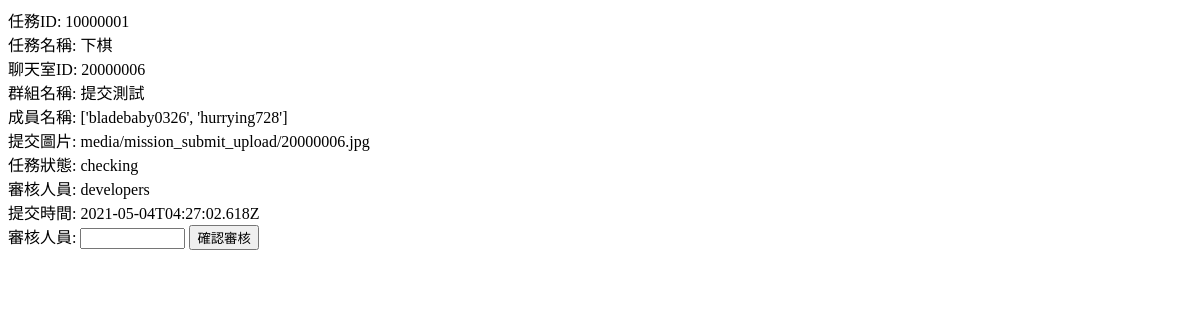
Page /manager on the earlier database version.
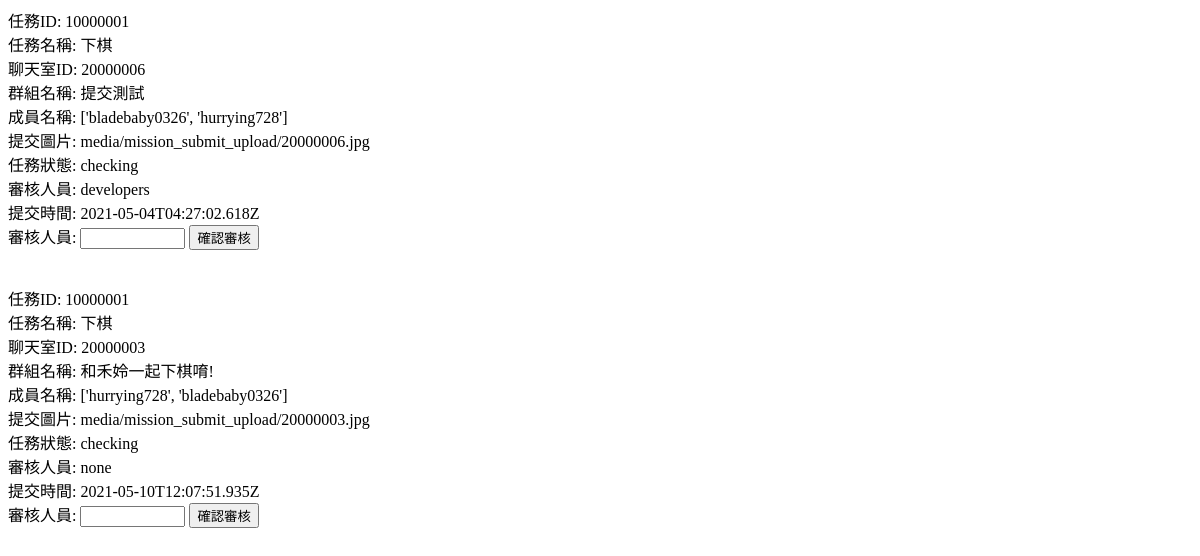
Same page on the later database version.
### backend/models.py (models this page shows)
class Mission_submission(models.Model):
    mission_ID = models.CharField(max_length=100)
    mission_name = models.TextField()
    chatroom_ID = models.CharField(max_length=100)
    group_name = models.TextField()
    member_ID = models.TextField() #List
    submission_pic = models.TextField()
    check_status = models.CharField(max_length=100)
    check_preson = models.TextField()
    time = models.DateTimeField(auto_now_add=True)

### backend/views.py (the view)
# urls.py: path('manager', backend.manager_page),
def manager_page(request):
    mission_submission = Mission_submission.objects.filter(check_status="checking")
    mission_submission = core_serializers.serialize("json", mission_submission)
    mission_submission = json.loads(mission_submission)
    return render(request, 'manager.html', {
        "mission_submission" : mission_submission
    })

### templates/manager.html (shortened to what this page needs)
<!DOCTYPE html>
<html>
    <head>
    </head>
    <body>
        {% for submission in mission_submission %}
            <div>
                任務ID: {{submission.fields.mission_ID}}<br>
                任務名稱: {{submission.fields.mission_name}}<br>
                聊天室ID: {{submission.fields.chatroom_ID}}<br>
                群組名稱: {{submission.fields.group_name}}<br>
                成員名稱: {{submission.fields.member_ID}}<br>
                提交圖片: {{submission.fields.submission_pic}}<br>
                任務狀態: {{submission.fields.check_status}}<br>
                審核人員: {{submission.fields.check_preson}}<br>
                提交時間: {{submission.fields.time}}<br>
                審核人員: <input id = "{{ submission.fields.chatroom_ID }}_check_person" type="text" size="10" >
                <button id="{{ submission.fields.chatroom_ID }}" onclick="ok(this.id)">確認審核</button>
            </div><br><br>
        {% endfor %}
    </body>
</html>

Differences in the rows shown:
added Mission_submission: fields.mission_ID "10000001", fields.mission_name "下棋", fields.chatroom_ID "20000003", fields.group_name "和禾姈一起下棋唷!", fields.member_ID "['hurrying728', 'bladebaby0326']", fields.submission_pic "media/mission_submit_upload/20000003.jpg", fields.check_status "checking", fields.check_preson "none", fields.time "2021-05-10T12:07:51.935Z"
